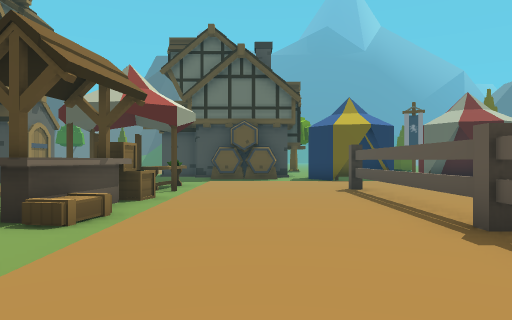
View 1 (above)

24 first-person views from a walk through a scene from a Unity 3-D project. The camera is 1.4 m above the floor, looks level and sees 70° across. The floor is counted in squares, 2 m on a side. Each view is taken from the middle of a square. On the plan, view 1 faces up. The plan holds only what a view shows up to about 11 squares ahead; the rest is blank. The place goes on beyond the plan. Some animated figures are not drawn.

View 2
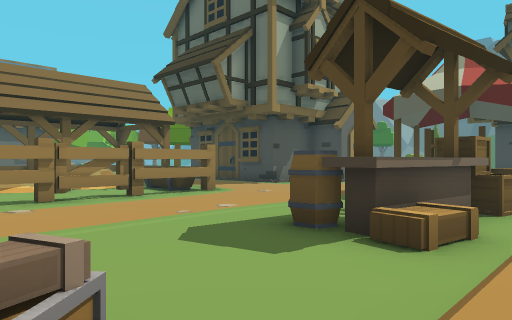

View 3
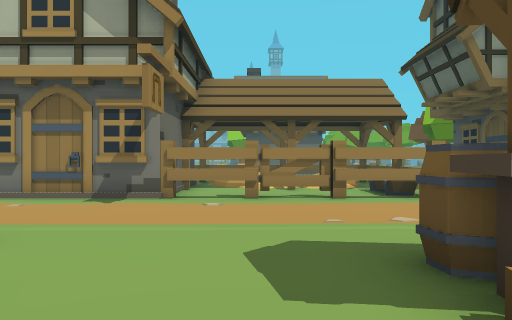

View 4
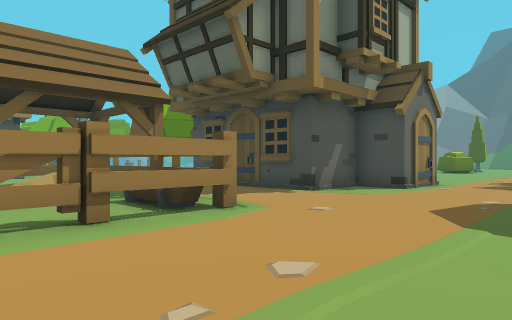

View 5
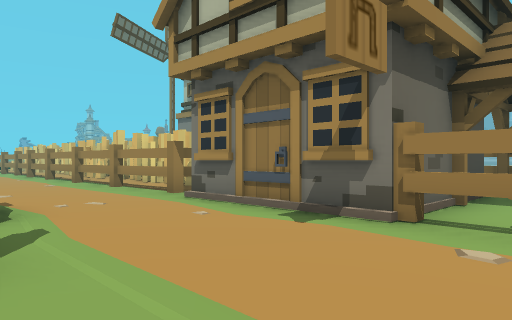

View 6
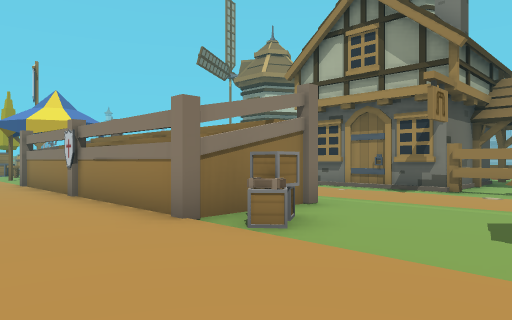

View 7
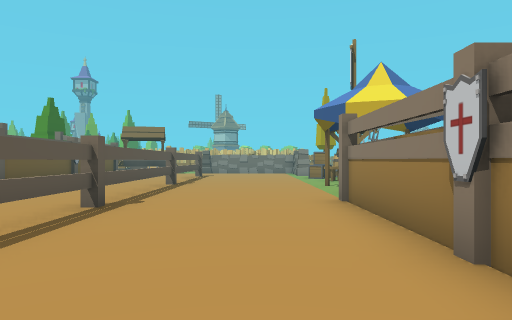

View 8
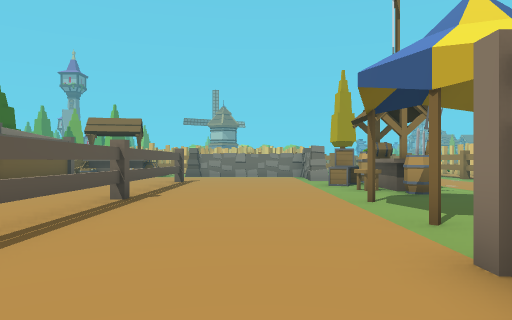

View 9
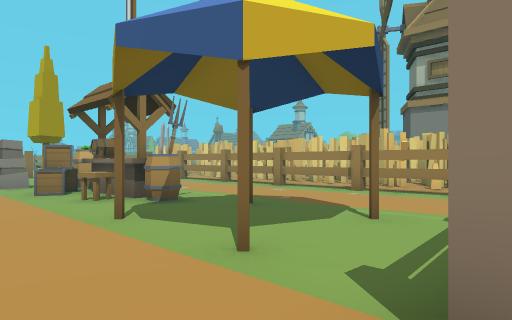

View 10
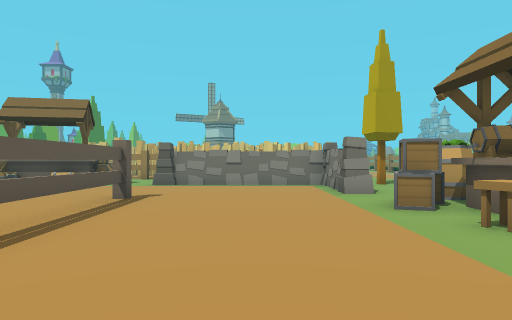

View 11
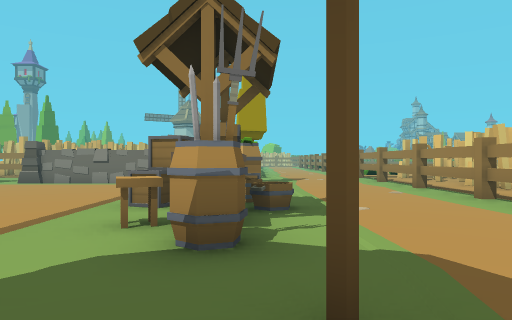

View 12
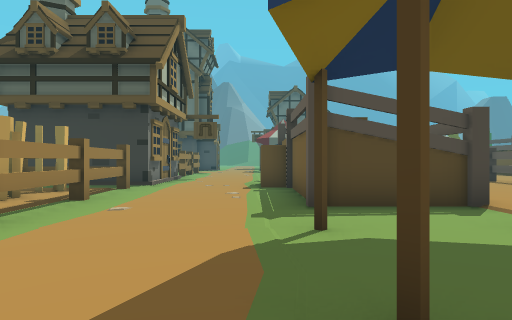

View 13
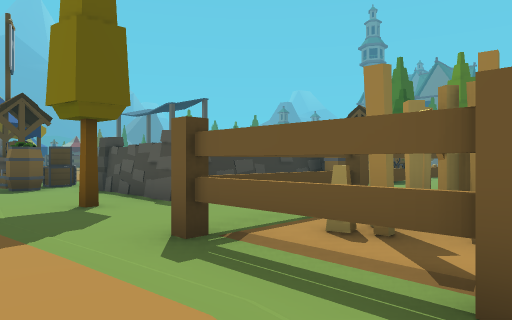

View 14
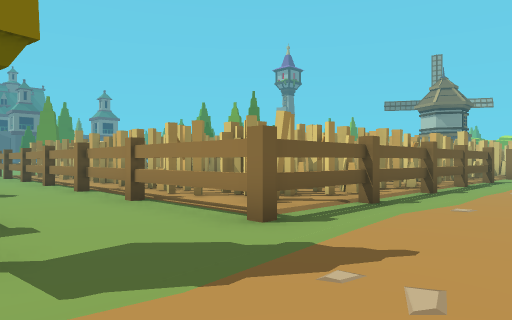

View 15
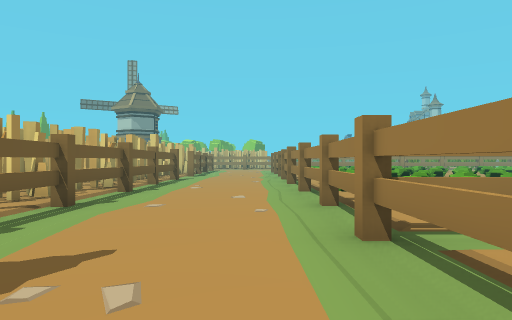

View 16
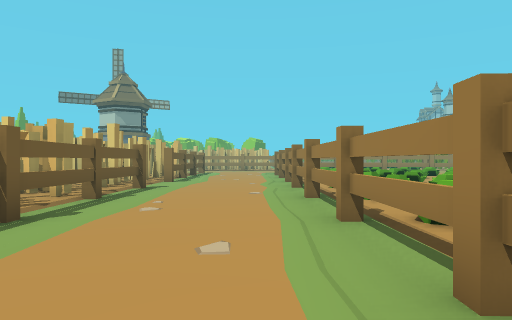

View 17
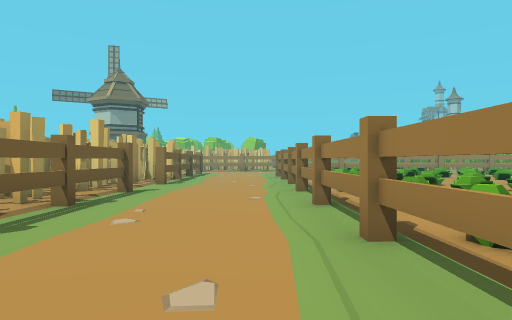

View 18
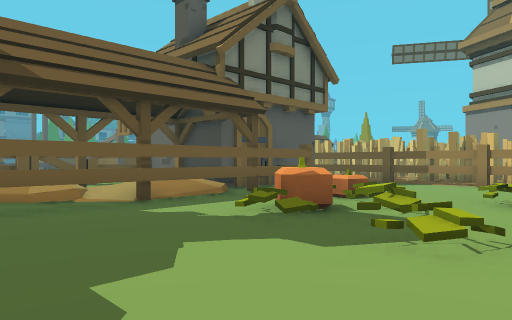

View 19
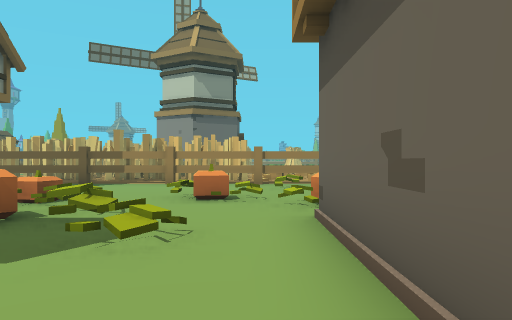

View 20
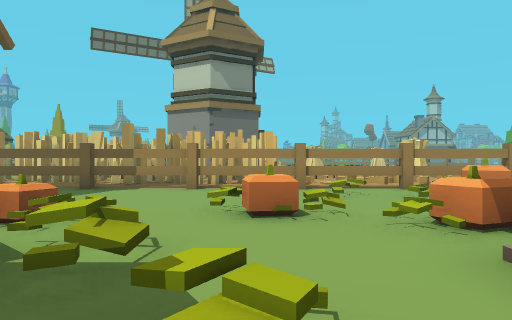

View 21
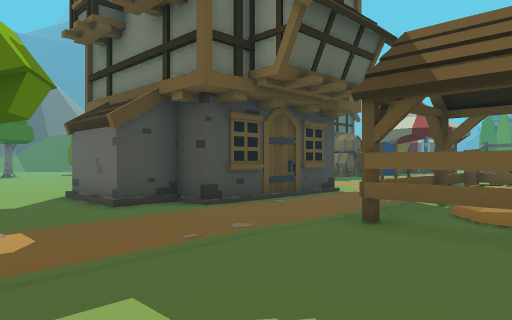

View 22
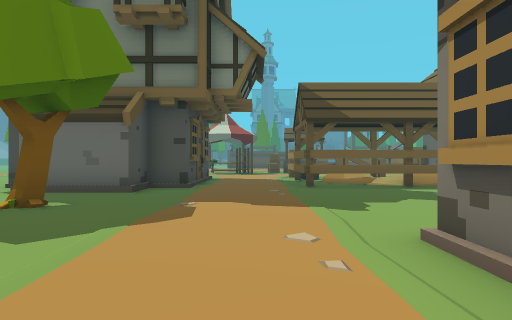

View 23
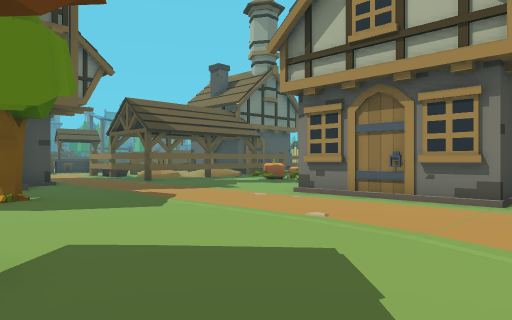

View 24
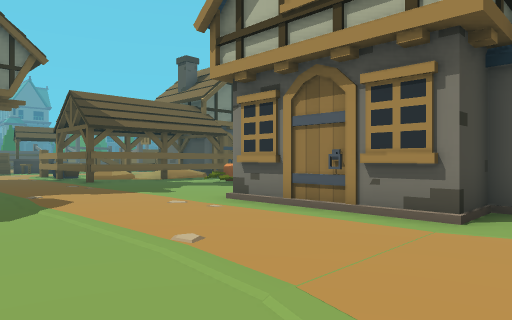

### Floor plan
Key: @ floor where view 1 was taken; # wall or solid block; . main floor; : floor 0.25 m higher than the main floor; + floor 0.5 m higher than the main floor; * floor 0.75 m higher than the main floor; / step, stairs or slope; = window, fence, low wall or low ledge; ^ raised ledge; O other object.
Columns run from 25 left of view 1 to 2 right of it. Each row starts with its distance up from view 1.
 13 . .O     .#     OO..
 12  .......O.#     OO..
 11 ........O.##    O....  O....
 10 ............OOOOO....  O....
  9 .....................OOO...#
  8 .....................O.....=
  7  .................... OO...=
  6  .OOOO......OOOOOO... O....=
  5  O   O......OOO..O....O/...=
  4      O././..OO:O.O...OO/...#
  3      O../#=.OOO..O.........=
  2      .../= .OOO..O.........
  1     ==...== OOOOOO.....O...
  0      ..=..= OO   O...###.@
 -1    //.....  OO   O...  #..
 -2    ^/=...... O   O..^  #.. =
 -3     ........  .../..####...=
 -4  ##==############....###...=
 -5   /././##      ##O...###...=
 -6   ///           #O...###...=
 -7                 ##...###...=
 -8                  =.........=
 -9                 ##...O.O...=
-10                 #=.........=
-11                 #=.........=
-12                 #=.........=
-13                 #=...O.....=
-14                 ##...OO....=
-15                  =...O.....=
-16                  =...OOO...=
-17                 ##...O.....#
-18                 #=.....O....
-19                 ##.....O....
-20                 #=.....O....
-21                 #=...O.OOOOO
-22                # # ........O
-23                # =..........
-24                ###...#OOOOO#
-25                 .=...=######
-26                  =...=##
-27                 .#...##
-28                 .=...=#
-29                =+#...##
-30                 .=...=#
-31                ===...=#
-32                 .#...##
-33                 .=...=#
-34                ===...##
-35                 .=....#
-36            =*#.= =....#
-37                  #...##

Where each view was taken, in squares from view 1:
view 1: 0 up, 0 right, facing up
view 2: 1 up, 1 left, facing up-left
view 3: 3 up, 1 left, facing left
view 4: 3 up, 4 left, facing up-left
view 5: 3 up, 4 left, facing down-left
view 6: 4 up, 1 right, facing down-left
view 7: 1 down, 0 right, facing down
view 8: 5 down, 0 right, facing down
view 9: 7 down, 0 right, facing down-left
view 10: 10 down, 0 right, facing down
view 11: 10 down, 4 left, facing down
view 12: 13 down, 5 left, facing up
view 13: 27 down, 6 left, facing up-right
view 14: 21 down, 7 left, facing down-right
view 15: 21 down, 7 left, facing down
view 16: 25 down, 7 left, facing down
view 17: 26 down, 7 left, facing down
view 18: 7 up, 19 left, facing down-right
view 19: 7 up, 19 left, facing down
view 20: 5 up, 18 left, facing down
view 21: 4 up, 18 left, facing up-right
view 22: 8 up, 23 left, facing right
view 23: 13 up, 25 left, facing down-right
view 24: 11 up, 25 left, facing down-right
